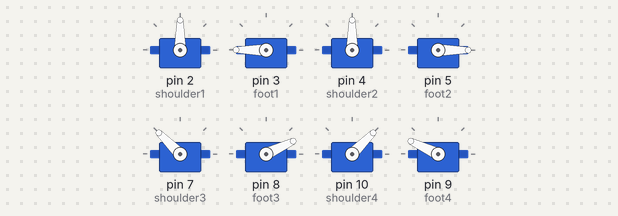
A sketch run on a simulated Arduino Uno, built with avr-gcc and run on an emulated ATmega328P. Shown: 8 × servo.

Above: at 0.4 s.
At 1.2 s:
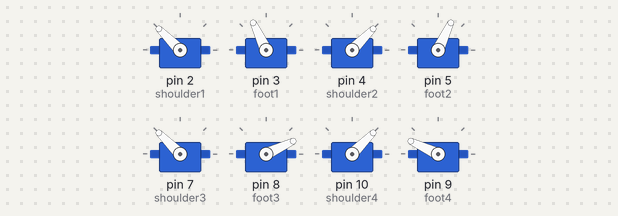
At 2.6 s:
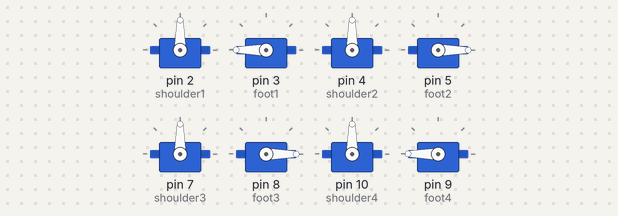
At 3.6 s:
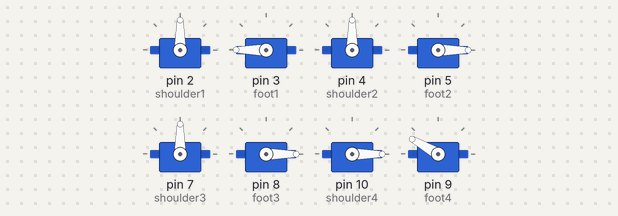
At 4.6 s:
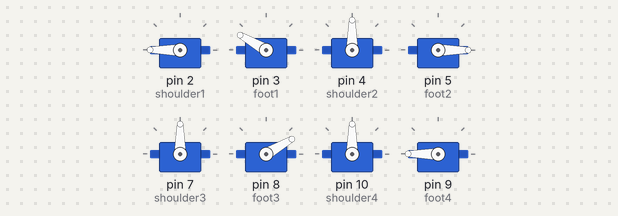
At 6.6 s:
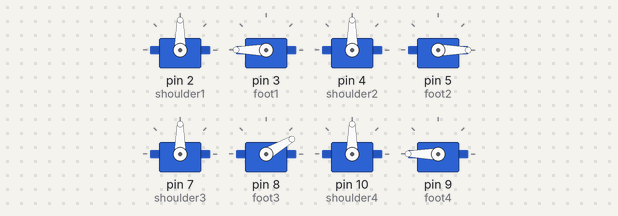
Timing chart, 0 to 8.1 s (numbered marks = the images above):
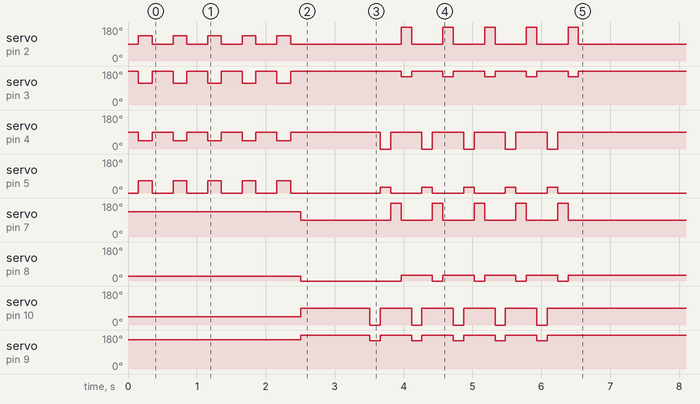

The sketch:

mini_quadrupedal.ino
```cpp
#include <Servo.h>

// INITIALIZE SERVOS
Servo shoulder1;
Servo foot1;
Servo shoulder2;
Servo foot2;
Servo shoulder3;
Servo foot3;
Servo shoulder4;
Servo foot4;

int shoulder_fl = 90;
int shoulder_fr = 90;
int shoulder_br = 90;
int shoulder_bl = 90;
int foot_fl = 180;
int foot_fr = 0;
int foot_br = 0;
int foot_bl = 180;

int writeServos () {
  shoulder1.write(shoulder_fl);
  foot1.write(foot_fl);
  shoulder2.write(shoulder_fr);
  foot2.write(foot_fr);
  shoulder3.write(shoulder_br);
  foot3.write(foot_br);
  shoulder4.write(shoulder_bl);
  foot4.write(foot_bl);
}

//SINGLE LEG FUNCTIONS

void frontL(int shoulder, int foot) {
  switch(shoulder) {
    case 0:
    shoulder_fl = 90;
    break;
    case 1:
    shoulder_fl = 135;
    break;
    case 2:
    shoulder_fl = 180;
  }
  switch(foot) {
    case 0:
    foot_fl = 180;
    break;
    case 1:
    foot_fl = 135;
    break;
    case 2:
    foot_fl = 90;
  }
}


//LEG POSITIONS

int flat () {
  shoulder_fl = 90;
  shoulder_fr = 90;
  shoulder_br = 90;
  shoulder_bl = 90;
  foot_fl = 90;
  foot_fr = 90;
  foot_br = 90;
  foot_bl = 90;
  writeServos();
}

int standStraight () {
  shoulder_fl = 90;
  shoulder_fr = 90;
  shoulder_br = 90;
  shoulder_bl = 90;
  foot_fl = 180;
  foot_fr = 0;
  foot_br = 0;
  foot_bl = 180;
  writeServos();
}

int standStraightOutside() {
  shoulder_fl = 180;
  shoulder_fr = 0;
  shoulder_br = 180;
  shoulder_bl = 0;
  foot_fl = 180;
  foot_fr = 0;
  foot_br = 0;
  foot_bl = 180;
  writeServos();
}

int standReady () {
  shoulder_fl = 90;
  shoulder_fr = 90;
  shoulder_br = 135;
  shoulder_bl = 45;
  foot_fl = 180;
  foot_fr = 0;
  foot_br = 25;
  foot_bl = 155;
  writeServos();
}

int bendOver () {
  shoulder_fl = 135;
  shoulder_fr = 45;
  foot_fl = 115;
  foot_fr = 65;
  writeServos();
}

int straightenFR () {
  shoulder_fr = 90;
  foot_fr = 0;
  writeServos();
}
int fullAdvanceFR () {
  shoulder_fr = 0;
  foot_fr = 30;
  writeServos();
}

int straightenBL () {
  shoulder_bl = 90;
  foot_bl = 180;
  writeServos();
}
int fullAdvanceBL () {
  shoulder_bl = 0;
  foot_bl = 150;
  writeServos();
}

int straightenFL () {
  shoulder_fl = 90;
  foot_fl = 180;
  writeServos();
}
int fullAdvanceFL () {
  shoulder_fl = 180;
  foot_fl = 150;
  writeServos();
}

int straightenBR () {
  shoulder_br = 90;
  foot_br = 30;
  writeServos();
}
int fullAdvanceBR () {
  shoulder_br = 180;
  foot_br = 0;
  writeServos();
}

//ANIMATIONS

int pushUps (int amount) {
  for(int i = 0; i < amount; i++){
    standReady();
    delay(150);
    bendOver();
    delay(200);
    standReady();
    delay(150);
  }
}

int stepOne(int speed) {
  fullAdvanceBL();
  straightenFR();
  delay(speed);
  fullAdvanceFR();
  straightenBL();
  delay(speed);
  straightenFR();
}

int stepTwo(int speed) {
  fullAdvanceBR();
  straightenFL();
  delay(speed);
  fullAdvanceFL();
  straightenBR();
  delay(speed);
  straightenFL();
}

int walk(int speed, int steps) {
  for(int i = 0; i < steps; i++){
    stepOne(speed);
    stepTwo(speed);
  }
}
void setup()
{
  shoulder1.attach(2);
  foot1.attach(3);
  shoulder2.attach(4);
  foot2.attach(5);
  shoulder3.attach(7);
  foot3.attach(8);
  shoulder4.attach(10);
  foot4.attach(9);
  pushUps(5);
  standStraight();
  delay(1000);
  walk(150,5);
}

void loop() {

  }
```
